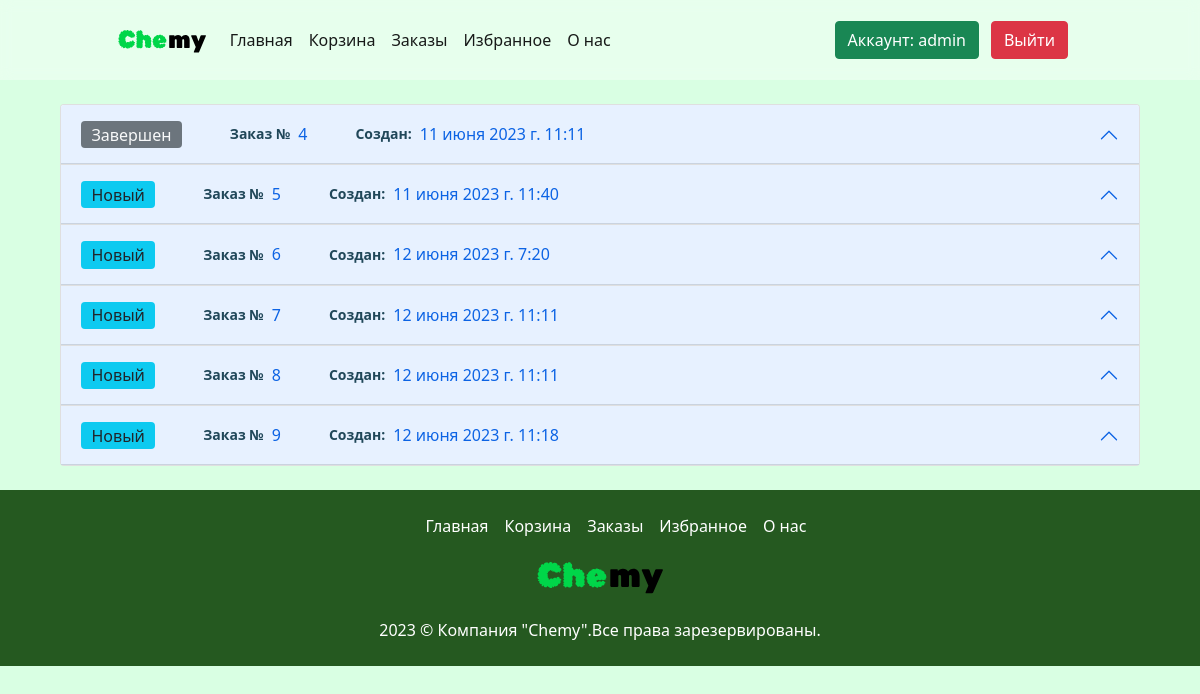
Screenshot of /orders/ (signed in) with the database file from the repository.
### main/models.py (models this page shows, shortened)
class Order(models.Model):
    class Status(models.IntegerChoices):
        new = 1, _("Новый")
        procces = 2, _("В обработке")
        closed = 3, _("Закрыт")
        succesfull = 4, _("Завершен")
    user = models.ForeignKey(User, on_delete=models.PROTECT, verbose_name="Клиент")
    summ = models.IntegerField(default=0, verbose_name="Сумма")
    status = models.IntegerField(choices=Status.choices, default=Status.new, verbose_name="Статус")
    date_created = models.DateTimeField(auto_now_add=True, verbose_name="Дата создания")
    class Meta():
        verbose_name = "заказ"
        verbose_name_plural = "Заказы"
        ordering = ['id']

### main/views.py (the view)
# urls.py: path('orders/', views.orders, name='orders'),
def orders(request):
    orders = []
    orders_list = Order.objects.filter(user=request.user.id)
    for order in orders_list:
        products = ProductInOrder.objects.filter(order=order)
        orders.append({"order":order, "products":products})
    response = arender(request, "orders.html", {"orders":orders})
    return response

### main/views.py (called while the page is built)
def arender(request, template, context):
    try:
        current_user = User.objects.get(id=request.user.id)
    except:
        current_user = False
    context.update({"current_user": current_user})
    return render(request, template, context)

### templates/orders.html (shortened to what this page needs)
{% extends 'base.html' %}
{% load static %}
{% block content %}
    <div class="orders_container">
        <div class="accordion" id="accordionExample">
            {% for order in orders %}
            <div class="accordion-item">
              <h2 class="accordion-header" id="headingOne">
                <button class="accordion-button order-item-header" type="button" data-bs-toggle="collapse" data-bs-target="#collapse{{ order.order.id }}" aria-expanded="true" aria-controls="collapse{{ order.order.id }}">
                    <div>
                        <span>
                            {% if order.order.status == 1 %}
                            <span class="badge bg-info text-dark">Новый</span>
                            {% endif %}
                            {% if order.order.status == 4 %}
                            <span class="badge bg-secondary text-light">Завершен</span>
                            {% endif %}
                        </span>
                    </div>
                    <div>
                        <span>Заказ №</span>
                        <span>{{ order.order.id }}</span>
                    </div>
                    <div>
                        <span>Создан: </span>
                        <span>{{ order.order.date_created }}</span>
                    </div>
                </button>
              </h2>
            </div>
            {% endfor %}
          </div>
    </div>
{% endblock%}

### templates/base.html (shortened to what this page needs)
<!DOCTYPE html>
<html lang="en">
<head>
    <link href="https://cdn.jsdelivr.net/npm/bootstrap@5.0.2/dist/css/bootstrap.min.css" rel="stylesheet">
    {% load static %}
    <link rel="stylesheet" href="{% static 'css/style.css' %}">
</head>
<body>
    <nav class="navbar navbar-expand-lg navbar-light sticky-top">
        <div class="container-fluid">
          <a class="navbar-brand logo" href="/">
            <img src="{% static 'logo.svg' %}" alt="" width="30" height="24">
          </a>
          <div class="navbar-menu" id="navbar-menu">
            <ul class="navbar-nav">
              <li class="nav-item">
                <a class="nav-link active" aria-current="page" href="/">Главная</a>
              </li>
              {% if current_user %}
              <li class="nav-item">
                <a class="nav-link active" aria-current="page" href="/basket">Корзина</a>
              </li>
              <li class="nav-item">
                <a class="nav-link active" aria-current="page" href="/orders">Заказы</a>
              </li>
              <li class="nav-item">
                <a class="nav-link active" aria-current="page" href="/favorites">Избранное</a>
              </li>
              {% endif %}
              <li class="nav-item">
                <a class="nav-link active" aria-current="page" href="/about">О нас</a>
              </li>
            </ul>
            <ul class="navbar-nav" style="display: flex; gap: 12px;">
              {% if current_user %}
              <a href="{% url 'change_user' %}" type="button" class="btn btn-success">Аккаунт: {{ current_user.username }}</a >
              <a href="{% url 'logout' %}" type="button" class="btn btn-danger">Выйти</a >
              {% else %}
              <a href="{% url 'login' %}" type="button" class="btn btn-success">Войти</a >
              <a href="{% url 'reg' %}" type="button" class="btn btn-success">Зарегистрироваться</a >
              {% endif %}
            </ul>
          </div>
        </div>
    </nav>
    <main>
      {% block content %}
      {% endblock %}
    </main>
    <footer>
      <p><span>2023 © Компания "Chemy".</span><span>Все права зарезервированы.</span></p>
      <a class="footer-logo" href="/">
        <img src="{% static 'logo.svg' %}" alt="" width="30" height="24">
      </a>
      <ul>
        <li>
          <a href="/">Главная</a>
        </li>
        {% if current_user %}
        <li>
          <a href="/basket">Корзина</a>
        </li>
        <li>
          <a href="/orders">Заказы</a>
        </li>
        <li>
          <a href="/favorites">Избранное</a>
        </li>
        {% endif %}
        <li>
          <a href="/about">О нас</a>
        </li>
      </ul>
    </footer>
</body>
</html>

### main/static/css/style.css (style rules this page uses)
body { background-color: #d9ffe3; }
nav { height: 80px; backdrop-filter: blur(6px); background-color: #ffffff5f; }
.navbar .container-fluid { margin-right: 10%; }
.navbar-menu { width: 100%; display: flex; align-items: center; justify-content: space-between; }
main { display: flex; flex-direction: column; gap: 24px; padding: 24px 5%; }
footer { background-color: #255920; color: white; padding: 24px 10%; display: flex; align-items: center; justify-content: space-between; }
footer .footer-logo { height: 2rem; }
footer .footer-logo img { width: 100%; height: 100%; }
footer p { margin: 0; white-space: nowrap; }
footer ul { margin: 0; list-style: none; display: flex; flex-direction: row; align-items: center; gap: 1rem; }
footer ul li { white-space: nowrap; height: 100%; display: flex; align-items: center; justify-content: center; }
footer ul li a { color: white; }
a { text-decoration: none; }
.logo { width: 110px; margin-left: 10%; }
.logo img { width: 100%; height: 100%; }
.order-item-header { display: flex; align-items: center; gap: 3rem; background-color: white; }
.order-item-header div { display: flex; align-items: center; flex-direction: row; gap: .5rem; }
.order-item-header div span:first-child { font-size: 14px; font-weight: 600; color: #204759; }
.order-item-header div span:last-child { font-size: 16px; font-weight: 400; }
@media (max-width: 1300px) { footer { flex-direction: column-reverse; gap: 1.5rem; } }
@media (max-width: 1300px) { footer a { margin: 0; } }

### rows the page displays
Order: status "Завершен", order.id "4", order.date_created "11 июня 2023 г. 11:11"
Order: status "Новый", order.id "5", order.date_created "11 июня 2023 г. 11:40"
Order: status "Новый", order.id "6", order.date_created "12 июня 2023 г. 7:20"
Order: status "Новый", order.id "7", order.date_created "12 июня 2023 г. 11:11"
Order: status "Новый", order.id "8", order.date_created "12 июня 2023 г. 11:11"
Order: status "Новый", order.id "9", order.date_created "12 июня 2023 г. 11:18"

### other values shown
{{ current_user.username }} "admin"
